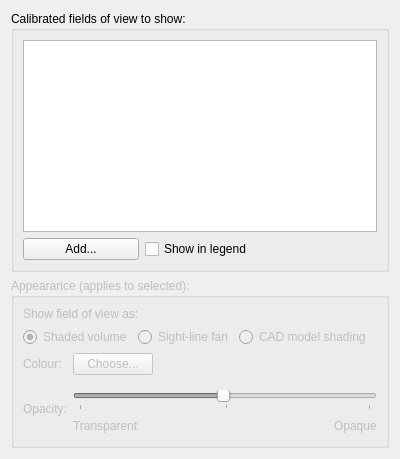
      <widget class="QWidget" name="sightlines_tab">
       <attribute name="title">
        <string>Calibrations</string>
       </attribute>
       <layout class="QVBoxLayout" name="verticalLayout_7">
        <item>
         <widget class="QGroupBox" name="groupBox_3">
          <property name="sizePolicy">
           <sizepolicy hsizetype="Minimum" vsizetype="Preferred">
            <horstretch>0</horstretch>
            <verstretch>0</verstretch>
           </sizepolicy>
          </property>
          <property name="title">
           <string>Calibrated fields of view to show:</string>
          </property>
          <layout class="QGridLayout" name="gridLayout_11">
           <item row="0" column="0" colspan="3">
            <widget class="QListWidget" name="sightlines_list">
             <property name="sizePolicy">
              <sizepolicy hsizetype="Minimum" vsizetype="Expanding">
               <horstretch>0</horstretch>
               <verstretch>0</verstretch>
              </sizepolicy>
             </property>
             <property name="editTriggers">
              <set>QAbstractItemView::DoubleClicked|QAbstractItemView::EditKeyPressed|QAbstractItemView::SelectedClicked</set>
             </property>
             <property name="showDropIndicator" stdset="0">
              <bool>false</bool>
             </property>
             <property name="selectionMode">
              <enum>QAbstractItemView::SingleSelection</enum>
             </property>
            </widget>
           </item>
           <item row="1" column="0">
            <widget class="QPushButton" name="sightlines_load_button">
             <property name="text">
              <string>Add...</string>
             </property>
            </widget>
           </item>
           <item row="1" column="1" colspan="2">
            <widget class="QCheckBox" name="sightlines_legend_checkbox">
             <property name="enabled">
              <bool>true</bool>
             </property>
             <property name="text">
              <string>Show in legend</string>
             </property>
             <property name="checked">
              <bool>false</bool>
             </property>
            </widget>
           </item>
          </layout>
         </widget>
        </item>
        <item>
         <widget class="QGroupBox" name="sightlines_settings_box">
          <property name="enabled">
           <bool>false</bool>
          </property>
          <property name="sizePolicy">
           <sizepolicy hsizetype="Minimum" vsizetype="Preferred">
            <horstretch>0</horstretch>
            <verstretch>0</verstretch>
           </sizepolicy>
          </property>
          <property name="title">
           <string>Appearance (applies to selected):</string>
          </property>
          <layout class="QGridLayout" name="gridLayout_7">
           <item row="3" column="0">
            <widget class="QLabel" name="label">
             <property name="text">
              <string>Colour:</string>
             </property>
            </widget>
           </item>
           <item row="3" column="1">
            <widget class="QPushButton" name="pick_sightlines_colour">
             <property name="text">
              <string>Choose...</string>
             </property>
            </widget>
           </item>
           <item row="4" column="0">
            <widget class="QLabel" name="label_2">
             <property name="text">
              <string>Opacity:</string>
             </property>
            </widget>
           </item>
           <item row="3" column="2">
            <spacer name="horizontalSpacer">
             <property name="orientation">
              <enum>Qt::Horizontal</enum>
             </property>
             <property name="sizeHint" stdset="0">
              <size>
               <width>40</width>
               <height>20</height>
              </size>
             </property>
            </spacer>
           </item>
           <item row="1" column="0" colspan="3">
            <widget class="QFrame" name="frame_3">
             <property name="frameShape">
              <enum>QFrame::NoFrame</enum>
             </property>
             <property name="frameShadow">
              <enum>QFrame::Raised</enum>
             </property>
             <layout class="QHBoxLayout" name="horizontalLayout_2">
              <property name="spacing">
               <number>6</number>
              </property>
              <property name="leftMargin">
               <number>0</number>
              </property>
              <property name="topMargin">
               <number>0</number>
              </property>
              <property name="rightMargin">
               <number>0</number>
              </property>
              <property name="bottomMargin">
               <number>0</number>
              </property>
              <item>
               <widget class="QRadioButton" name="sightline_type_volume">
                <property name="text">
                 <string>Shaded volume</string>
                </property>
                <property name="checked">
                 <bool>true</bool>
                </property>
               </widget>
              </item>
              <item>
               <widget class="QRadioButton" name="sightline_type_lines">
                <property name="text">
                 <string>Sight-line fan</string>
                </property>
               </widget>
              </item>
              <item>
               <widget class="QRadioButton" name="sightline_type_wallcoverage">
                <property name="text">
                 <string>CAD model shading</string>
                </property>
               </widget>
              </item>
             </layout>
            </widget>
           </item>
           <item row="4" column="1" colspan="3">
            <widget class="QFrame" name="frame_2">
             <property name="frameShape">
              <enum>QFrame::NoFrame</enum>
             </property>
             <property name="frameShadow">
              <enum>QFrame::Raised</enum>
             </property>
             <layout class="QGridLayout" name="gridLayout_10">
              <property name="leftMargin">
               <number>0</number>
              </property>
              <property name="topMargin">
               <number>9</number>
              </property>
              <property name="rightMargin">
               <number>0</number>
              </property>
              <property name="bottomMargin">
               <number>0</number>
              </property>
              <property name="horizontalSpacing">
               <number>0</number>
              </property>
              <item row="2" column="1">
               <spacer name="horizontalSpacer_2">
                <property name="orientation">
                 <enum>Qt::Horizontal</enum>
                </property>
                <property name="sizeHint" stdset="0">
                 <size>
                  <width>40</width>
                  <height>20</height>
                 </size>
                </property>
               </spacer>
              </item>
              <item row="2" column="0">
               <widget class="QLabel" name="label_4">
                <property name="text">
                 <string>Transparent</string>
                </property>
               </widget>
              </item>
              <item row="2" column="2">
               <widget class="QLabel" name="label_14">
                <property name="text">
                 <string>Opaque</string>
                </property>
               </widget>
              </item>
              <item row="0" column="0" colspan="3">
               <widget class="QSlider" name="sightline_opacity_slider">
                <property name="minimum">
                 <number>1</number>
                </property>
                <property name="maximum">
                 <number>100</number>
                </property>
                <property name="singleStep">
                 <number>1</number>
                </property>
                <property name="value">
                 <number>50</number>
                </property>
                <property name="tracking">
                 <bool>false</bool>
                </property>
                <property name="orientation">
                 <enum>Qt::Horizontal</enum>
                </property>
                <property name="tickPosition">
                 <enum>QSlider::TicksBelow</enum>
                </property>
                <property name="tickInterval">
                 <number>50</number>
                </property>
               </widget>
              </item>
             </layout>
            </widget>
           </item>
           <item row="0" column="0" colspan="3">
            <widget class="QLabel" name="label_26">
             <property name="text">
              <string>Show field of view as:</string>
             </property>
            </widget>
           </item>
          </layout>
         </widget>
        </item>
       </layout>
      </widget>
